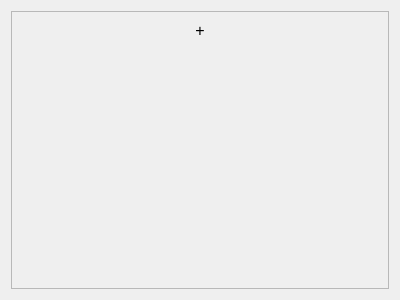
<?xml version="1.0" encoding="UTF-8"?>
<ui version="4.0">
 <class>TableWidget</class>
 <widget class="QWidget" name="TableWidget">
  <property name="geometry">
   <rect>
    <x>0</x>
    <y>0</y>
    <width>400</width>
    <height>300</height>
   </rect>
  </property>
  <property name="acceptDrops">
   <bool>true</bool>
  </property>
  <layout class="QGridLayout" name="gridLayout">
   <item row="0" column="0">
    <widget class="QScrollArea" name="scrollArea">
     <property name="widgetResizable">
      <bool>true</bool>
     </property>
     <widget class="QWidget" name="scrollAreaWidgetContents">
      <property name="geometry">
       <rect>
        <x>0</x>
        <y>0</y>
        <width>380</width>
        <height>280</height>
       </rect>
      </property>
      <layout class="QVBoxLayout">
       <item>
        <layout class="QVBoxLayout" name="setsLayout"/>
       </item>
       <item>
        <widget class="QLabel" name="newSetLabel">
         <property name="font">
          <font>
           <pointsize>12</pointsize>
          </font>
         </property>
         <property name="text">
          <string>+</string>
         </property>
         <property name="alignment">
          <set>Qt::AlignCenter</set>
         </property>
        </widget>
       </item>
       <item>
        <spacer name="verticalSpacer">
         <property name="orientation">
          <enum>Qt::Vertical</enum>
         </property>
         <property name="sizeHint" stdset="0">
          <size>
           <width>0</width>
           <height>1</height>
          </size>
         </property>
        </spacer>
       </item>
      </layout>
     </widget>
    </widget>
   </item>
  </layout>
 </widget>
 <resources/>
 <connections/>
</ui>
